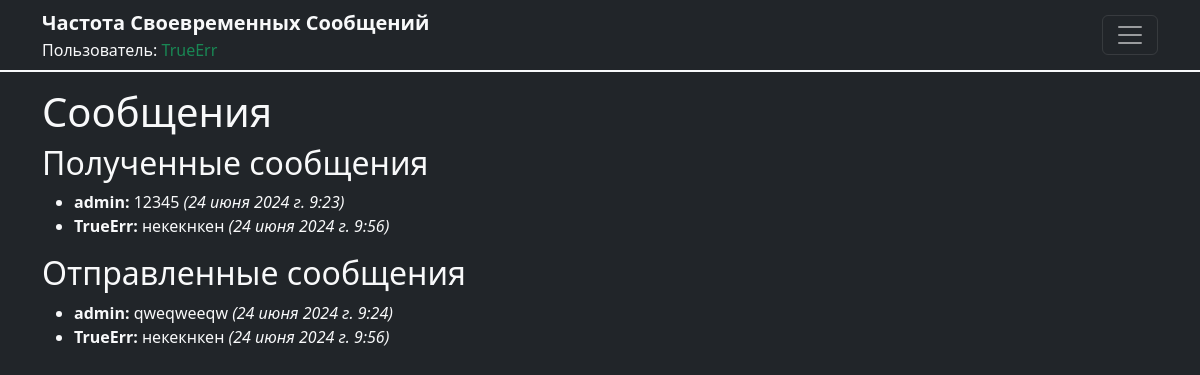
The app's page /messages/ (signed in), older data.
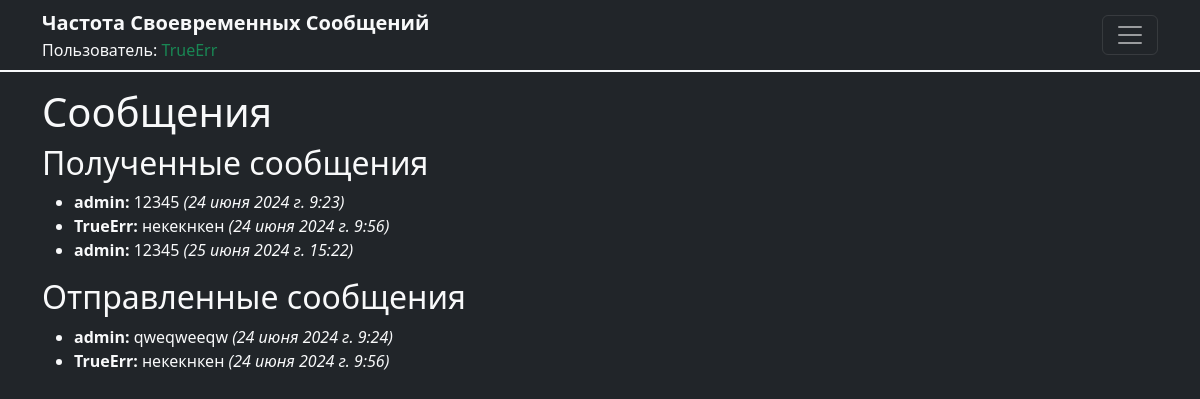
The same page, newer data.
### users/models.py (models this page shows, shortened)
class Message(models.Model):
    sender = models.ForeignKey(User, related_name='sent_messages', on_delete=models.CASCADE)
    recipient = models.ForeignKey(User, related_name='received_messages', on_delete=models.CASCADE)
    content = models.TextField()
    timestamp = models.DateTimeField(auto_now_add=True)

class User(AbstractUser):
    profile = models.TextField(blank=True)
    is_blocked = models.BooleanField(default=False)
    is_muted = models.BooleanField(default=False)
    block_until = models.DateTimeField(null=True, blank=True)
    mute_until = models.DateTimeField(null=True, blank=True)

### users/views.py (the view)
# urls.py: path('messages/', views.view_messages, name='messages'),
@login_required
def view_messages(request):
    received_messages = Message.objects.filter(recipient=request.user)
    sent_messages = Message.objects.filter(sender=request.user)
    return render(request, 'messages.html', {
        'received_messages': received_messages,
        'sent_messages': sent_messages,
    })

### templates/messages.html
{% extends 'base.html' %}
{% block content %}
  <h1>Сообщения</h1>
  <h2>Полученные сообщения</h2>
  <ul>
    {% for message in received_messages %}
      <li><strong>{{ message.sender.username }}:</strong> {{ message.content }} <em>({{ message.timestamp }})</em></li>
    {% empty %}
      <li>Нет полученных сообщений</li>
    {% endfor %}
  </ul>
  <h2>Отправленные сообщения</h2>
  <ul>
    {% for message in sent_messages %}
      <li><strong>{{ message.recipient.username }}:</strong> {{ message.content }} <em>({{ message.timestamp }})</em></li>
    {% empty %}
      <li>Нет отправленных сообщений</li>
    {% endfor %}
  </ul>
{% endblock %}

Row changes from the older to the newer data that the page shows:
added Message: sender.username "admin", content "12345", timestamp "25 июня 2024 г. 15:22", shown under "Полученные сообщения"
